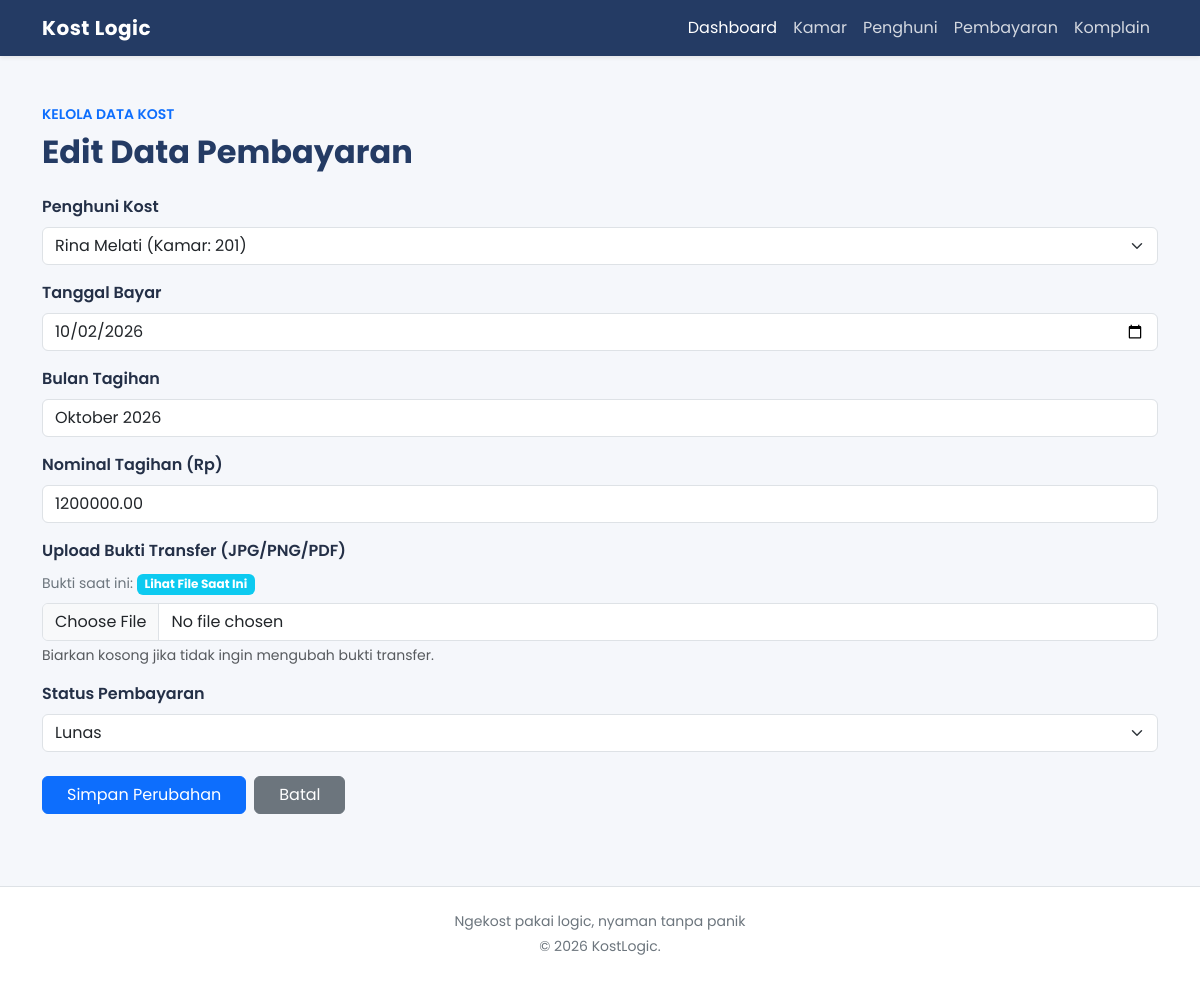
/pembayaran_edit.php?id=4 (signed in), run on the app's committed database.
### tables this page shows
CREATE TABLE pembayaran (
    id_pembayaran INT AUTO_INCREMENT PRIMARY KEY,
    id_penghuni INT,
    bulan_tagihan VARCHAR(20),
    nominal_tagihan DECIMAL(12,2),
    status_pembayaran ENUM('lunas', 'menunggu', 'belum lunas'),
    tanggal_bayar DATE,
    bukti_bayar VARCHAR(255) DEFAULT NULL,
    FOREIGN KEY (id_penghuni) REFERENCES penghuni(id_penghuni)
);

### pembayaran_edit.php (the view, shortened to what this page needs)
<?php
include 'koneksi.php';
$id_pembayaran = mysqli_real_escape_string($koneksi, $_GET['id'] ?? '');
$query_tampil = "SELECT * FROM pembayaran WHERE id_pembayaran = '$id_pembayaran'";
$result = mysqli_query($koneksi, $query_tampil);
$data = mysqli_fetch_assoc($result);
include 'header.php';
?>
<div class="mb-4">
    <p class="text-primary fw-semibold small mb-2">
        KELOLA DATA KOST
    </p>
    <h2 class="fw-bold mb-2" style="color: #243b64;">
        Edit Data Pembayaran
    </h2>
</div>
<?php if ($data) { ?>
    <form action="" method="POST" enctype="multipart/form-data">
        <div class="mb-3">
            <label for="id_penghuni" class="form-label fw-semibold">
                Penghuni Kost
            </label>
            <select name="id_penghuni" id="id_penghuni" class="form-select" required>
                <?php
                $q_penghuni = mysqli_query(
                    $koneksi,
                    "SELECT id_penghuni, nama_penghuni, id_kamar FROM penghuni"
                );
                while ($p = mysqli_fetch_assoc($q_penghuni)) {
                    $selected = ($p['id_penghuni'] == $data['id_penghuni']) ? 'selected' : '';
                    echo "<option value='" . htmlspecialchars($p['id_penghuni']) . "' $selected>"
                         . htmlspecialchars($p['nama_penghuni']) . " (Kamar: " . htmlspecialchars($p['id_kamar']) . ")"
                         . "</option>";
                }
                ?>
            </select>
        </div>
        <div class="mb-3">
            <label for="tanggal_bayar" class="form-label fw-semibold">Tanggal Bayar</label>
            <input type="date" name="tanggal_bayar" id="tanggal_bayar" class="form-control"
                   value="<?= htmlspecialchars($data['tanggal_bayar'] ?? '') ?>" required>
        </div>
        <div class="mb-3">
            <label for="bulan_tagihan" class="form-label fw-semibold">Bulan Tagihan</label>
            <input type="text" name="bulan_tagihan" id="bulan_tagihan" class="form-control"
                   placeholder="Contoh: November 2026"
                   value="<?= htmlspecialchars($data['bulan_tagihan'] ?? '') ?>" required>
        </div>
        <div class="mb-3">
            <label for="nominal_tagihan" class="form-label fw-semibold">Nominal Tagihan (Rp)</label>
            <input type="number" name="nominal_tagihan" id="nominal_tagihan" class="form-control"
                   value="<?= htmlspecialchars($data['nominal_tagihan'] ?? '') ?>" required>
        </div>
        <div class="mb-3">
            <label for="bukti_bayar" class="form-label fw-semibold">Upload Bukti Transfer (JPG/PNG/PDF)</label>
            <?php if (!empty($data['bukti_bayar'])) { ?>
                <div class="mb-2">
                    <span class="small text-secondary">Bukti saat ini: </span>
                    <a href="uploads/<?= htmlspecialchars($data['bukti_bayar']) ?>" target="_blank" class="badge text-bg-info text-white text-decoration-none">
                        Lihat File Saat Ini
                    </a>
                </div>
            <?php } ?>
            <input type="file" name="bukti_bayar" id="bukti_bayar" class="form-control" accept=".jpg,.jpeg,.png,.pdf">
            <div class="form-text">Biarkan kosong jika tidak ingin mengubah bukti transfer.</div>
        </div>
        <div class="mb-4">
            <label for="status_pembayaran" class="form-label fw-semibold">Status Pembayaran</label>
            <select name="status_pembayaran" id="status_pembayaran" class="form-select" required>
                <?php $status_skrg = strtolower($data['status_pembayaran'] ?? ''); ?>
                <option value="lunas" <?= ($status_skrg == 'lunas') ? 'selected' : '' ?>>Lunas</option>
            </select>
        </div>
        <div class="d-flex gap-2">
            <button type="submit" name="update" class="btn btn-primary px-4">Simpan Perubahan</button>
            <a href="pembayaran_tampil.php" class="btn btn-secondary px-4">Batal</a>
        </div>
    </form>
<?php } else { ?>
    <div class="alert alert-warning">
        Data pembayaran tidak ditemukan. <a href="pembayaran_tampil.php">Kembali</a>
    </div>
<?php } ?>
<?php include 'footer.php'; ?>

### header.php (style rules this page uses)
body { font-family: 'Poppins', sans-serif; background-color: #f5f7fb; color: #243047; }

### data on the page
pembayaran: tanggal_bayar "10/02/2026", bulan_tagihan "Oktober 2026", nominal_tagihan "1200000.00", status_pembayaran "Lunas"

### other printed values
form field id_penghuni "Rina Melati (Kamar: 201)"
